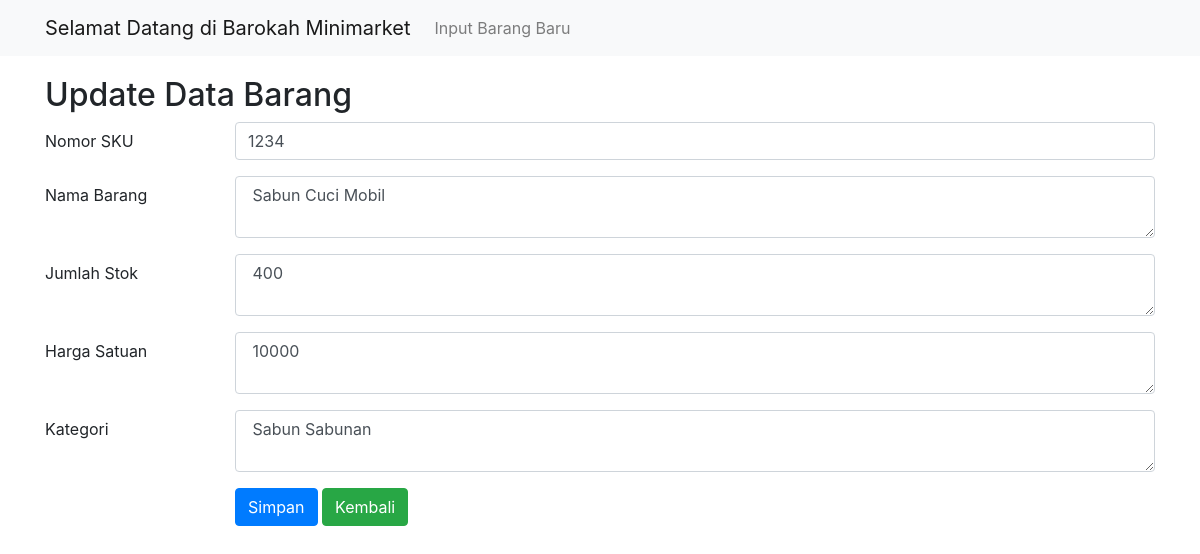
The app's page /index.php?fungsi=update&no_barang=2 with its own data.
### tables this page shows
CREATE TABLE `barang` (
  `no_barang` int(20) NOT NULL,
  `nomor_sku` int(50) NOT NULL,
  `nama_barang` varchar(100) NOT NULL,
  `jumlah_stok` int(20) NOT NULL,
  `harga_satuan` int(50) NOT NULL,
  `kategori` varchar(50) NOT NULL
);

### index.php (the view, shortened to what this page needs)
<!DOCTYPE html>
<html>
<head>
	<link rel="stylesheet" href="https://stackpath.bootstrapcdn.com/bootstrap/4.4.1/css/bootstrap.min.css">
</head>
<body>
	<nav class="navbar navbar-expand-lg navbar-light bg-light">
		<div class="container">
			<a class="navbar-brand" href="index.php"> Selamat Datang di Barokah Minimarket </a>
		<div class="collapse navbar-collapse" id="navbarSuppportedContent">
			<ul class="navbar-nav mr-auto">
				<li class="nav-item">
					<a class="nav-link" href="index.php?fungsi=create"> Input Barang Baru </a>
				</li>
			</ul>
		</div>
	</div>
</nav>
<?php
include('koneksi.php');
?>
	<?php
function update($koneksi){
	if(isset ($_POST['btn_simpan'])){
		$no_barang = $_POST['no_barang'];
		$nomor_sku = $_POST['nomor_sku'];
		$nama_barang = $_POST['nama_barang'];
		$jumlah_stok = $_POST['jumlah_stok'];
		$harga_satuan = $_POST['harga_satuan'];
		$kategori = $_POST['kategori'];
		if(!empty($no_barang) && !empty($nomor_sku) && !empty($nama_barang) && !empty($jumlah_stok) && !empty($harga_satuan) && !empty($kategori)){
			$sql = "UPDATE barang SET nomor_sku='$nomor_sku', nama_barang='$nama_barang', jumlah_stok='$jumlah_stok', harga_satuan='$harga_satuan', kategori='$kategori' WHERE no_barang='$no_barang'";
			echo $sql;
			$update = mysqli_query($koneksi, $sql);
			if($update && isset($_GET['fungsi'])){
				if($_GET['fungsi'] == 'update'){
					header('location: index.php');
				}
			}
		} else{
			$pesan = "Tidak dapat menyimpan data belum lengkap!";
		}
	} else {
			$no_barang = $_GET['no_barang'];
			$sql_barang = "SELECT * FROM barang WHERE no_barang=". $no_barang;
			$query_barang = mysqli_query($koneksi, $sql_barang);
			$data_barang = mysqli_fetch_assoc($query_barang);
	}
?>
	<div class="container" style="margin-top: 20px">
	<h2> Update Data Barang </h2>
	<form action="index.php?fungsi=update" method="post">
		<div class="form-group row">
			<label class="col-sm-2 col-form-label"> Nomor SKU </label>
			<div class="col-sm-10">
				<input type="text" name="nomor_sku" class="form-control" size="20" value="<?php echo $data_barang['nomor_sku']; ?>" required>
			</div>
		</div>
		<div class="form-group row">
			<label class="col-sm-2 col-form-label"> Nama Barang </label>
			<div class="col-sm-10">
				<textarea name="nama_barang" class="form-control" required> <?php echo $data_barang['nama_barang']; ?></textarea>
			</div>
		</div>
		<div class="form-group row">
			<label class="col-sm-2 col-form-label"> Jumlah Stok </label>
			<div class="col-sm-10">
				<textarea name="jumlah_stok" class="form-control" required> <?php echo $data_barang['jumlah_stok']; ?></textarea>
			</div>
		</div>
		<div class="form-group row">
			<label class="col-sm-2 col-form-label"> Harga Satuan </label>
			<div class="col-sm-10">
				<textarea name="harga_satuan" class="form-control" required> <?php echo $data_barang['harga_satuan']; ?></textarea>
			</div>
		</div>
		<div class="form-group row">
			<label class="col-sm-2 col-form-label"> Kategori </label>
			<div class="col-sm-10">
				<textarea name="kategori" class="form-control" required> <?php echo $data_barang['kategori']; ?></textarea>
			</div>
		</div>
		<div class="form-group row">
			<label class="col-sm-2 col-form-label"> &nbsp; </label>
			<div class="col-sm-10">
				<input type="submit" name="btn_simpan" class="btn btn-primary" value="Simpan">
				<a href="index.php" class="btn btn-success" role="button"> Kembali </a>
			</div>
		</div>
	</form>
	</div>
	<?php
}
if(isset($_GET['fungsi'])){
	switch ($_GET['fungsi'])
	{
		case "update":
			update($koneksi);
			break;
	}
} else {
	read($koneksi);
}
?>
</body>
</html>

### records on screen
barang: nomor_sku "1234", nama_barang "Sabun Cuci Mobil", jumlah_stok "400", harga_satuan "10000", kategori "Sabun Sabunan"
